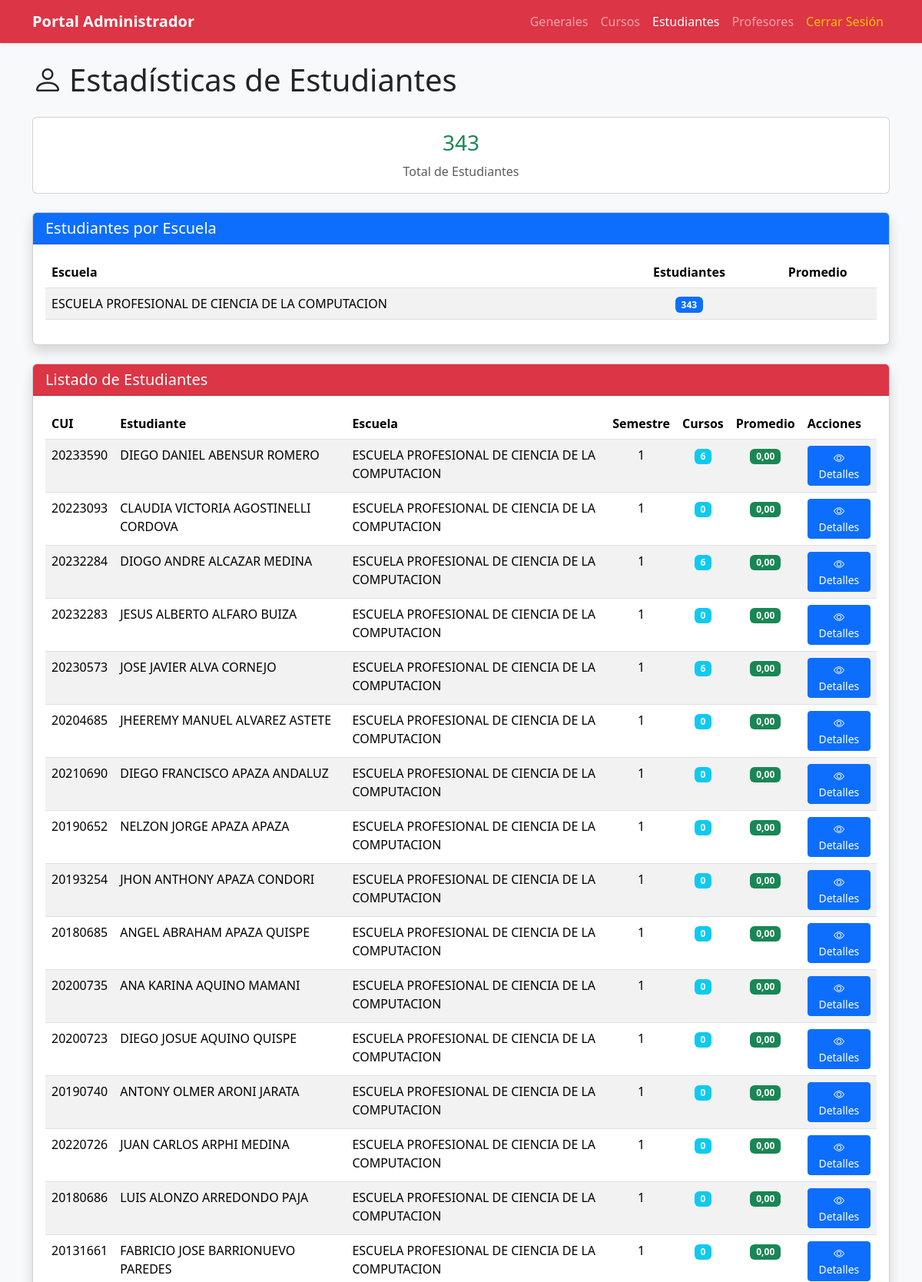
The app's page /administrador/estadisticas/estudiantes/ (signed in, upper part) with its own data.
### app/models/usuario/models.py (models this page shows, shortened)
class Escuela(models.Model):
    codigo = models.CharField(max_length=20, unique=True, primary_key=True)
    nombre = models.CharField(max_length=200)
    facultad = models.CharField(max_length=200, blank=True, null=True)
    descripcion = models.TextField(blank=True, null=True)
    is_active = models.BooleanField(default=True)
    class Meta:
        db_table = 'escuela'
        verbose_name = 'Escuela'
        verbose_name_plural = 'Escuelas'

class Estudiante(models.Model):
    usuario = models.OneToOneField(
        Usuario,
        on_delete=models.CASCADE,
        primary_key=True,
        related_name='estudiante'
    )
    escuela = models.ForeignKey(
        Escuela,
        on_delete=models.PROTECT,
        related_name='estudiantes'
    )
    codigo_estudiante = models.CharField(max_length=20, unique=True)
    fecha_ingreso = models.DateField()
    semestre_actual = models.IntegerField(default=1)
    creditos_aprobados = models.IntegerField(default=0)
    promedio_ponderado = models.DecimalField(
        max_digits=4,
        decimal_places=2,
        default=0.00
    )
    class Meta:
        db_table = 'estudiante'
        verbose_name = 'Estudiante'
        verbose_name_plural = 'Estudiantes'

class Usuario(AbstractBaseUser, PermissionsMixin):
    codigo = models.CharField(max_length=20, unique=True, primary_key=True)
    nombres = models.CharField(max_length=100)
    apellidos = models.CharField(max_length=100)
    email = models.EmailField(unique=True, validators=[EmailValidator()])
    telefono = models.CharField(max_length=20, blank=True, null=True)
    dni = models.CharField(
        max_length=8,
        unique=True,
        validators=[RegexValidator(regex=r'^\d{8}$', message='DNI debe tener 8 dígitos')]
    )
    tipo_usuario = models.ForeignKey(
        TipoUsuario,
        on_delete=models.PROTECT,
        related_name='usuarios'
    )
    estado_cuenta = models.ForeignKey(
        EstadoCuenta,
        on_delete=models.PROTECT,
        related_name='usuarios',
        default='ACTIVO'
    )
    permisos_usuario = models.ManyToManyField(
        Permiso,
        related_name='usuarios',
        blank=True
    )
    fecha_registro = models.DateTimeField(auto_now_add=True)
    fecha_actualizacion = models.DateTimeField(auto_now=True)
    ultimo_acceso = models.DateTimeField(null=True, blank=True)
    direccion_ip_ultimo_acceso = models.GenericIPAddressField(null=True, blank=True)
    is_active = models.BooleanField(default=True)
    is_staff = models.BooleanField(default=False)
    is_superuser = models.BooleanField(default=False)
    objects = UsuarioManager()
    USERNAME_FIELD = 'email'
    REQUIRED_FIELDS = ['codigo', 'nombres', 'apellidos', 'dni']
    class Meta:
        db_table = 'usuario'
        verbose_name = 'Usuario'
        verbose_name_plural = 'Usuarios'
        ordering = ['apellidos', 'nombres']
    @property
    def nombre_completo(self):
        return f"{self.nombres} {self.apellidos}"

### app/models/usuario/admin_views.py (the view)
# urls.py: path('administrador/estadisticas/estudiantes/', admin_views.estadisticas_estudiantes, name='estadisticas_estudiantes'),
@never_cache
@login_required
def estadisticas_estudiantes(request):
    if not hasattr(request.user, 'tipo_usuario'):
        messages.error(request, 'No tiene permisos para acceder a esta página.')
        return redirect('login')
    tipo = request.user.tipo_usuario.nombre
    if tipo != 'Administrador':
        messages.error(request, 'Solo administradores pueden ver estadísticas de estudiantes.')
        return redirect('login')
    from django.db.models import Avg, Count, Q
    from app.models.matricula.models import Matricula
    estudiantes = Estudiante.objects.select_related(
        'usuario', 'escuela'
    ).annotate(
        num_cursos=Count('matriculas', filter=Q(
            matriculas__periodo_academico='2025-B',
            matriculas__estado='MATRICULADO'
        ))
    ).order_by('escuela__nombre', 'usuario__apellidos')
    escuelas_stats = Escuela.objects.filter(is_active=True).annotate(
        num_estudiantes=Count('estudiantes'),
        promedio_escuela=Avg('estudiantes__promedio_ponderado')
    ).order_by('-num_estudiantes')
    context = {
        'usuario': request.user,
        'estudiantes': estudiantes,
        'total_estudiantes': estudiantes.count(),
        'escuelas_stats': escuelas_stats,
    }
    return render(request, 'admin/estadisticas_estudiantes.html', context)

### Templates/admin/estadisticas_estudiantes.html (shortened to what this page needs)
<!doctype html>
<html lang="es">
<head>
    <link href="https://cdn.jsdelivr.net/npm/bootstrap@5.3.2/dist/css/bootstrap.min.css" rel="stylesheet">
    <link rel="stylesheet" href="https://cdn.jsdelivr.net/npm/bootstrap-icons@1.11.1/font/bootstrap-icons.css">
</head>
<body class="bg-light">
    <nav class="navbar navbar-expand-lg navbar-dark bg-danger shadow-sm">
        <div class="container">
            <a class="navbar-brand fw-bold" href="{% url 'admin_dashboard' %}">Portal Administrador</a>
            <div class="collapse navbar-collapse">
                <ul class="navbar-nav ms-auto">
                    <li class="nav-item"><a class="nav-link" href="{% url 'estadisticas_generales' %}">Generales</a></li>
                    <li class="nav-item"><a class="nav-link" href="{% url 'estadisticas_cursos' %}">Cursos</a></li>
                    <li class="nav-item"><a class="nav-link active" href="{% url 'estadisticas_estudiantes' %}">Estudiantes</a></li>
                    <li class="nav-item"><a class="nav-link" href="{% url 'estadisticas_profesores' %}">Profesores</a></li>
                    <li class="nav-item"><a class="nav-link text-warning" href="{% url 'logout' %}">Cerrar Sesión</a></li>
                </ul>
            </div>
        </div>
    </nav>
    <main class="container mt-4 mb-5">
        <h1 class="mb-4"><i class="bi bi-person me-2"></i>Estadísticas de Estudiantes</h1>
        <div class="card mb-4">
            <div class="card-body text-center">
                <h3 class="text-success">{{ total_estudiantes }}</h3>
                <p class="text-muted mb-0">Total de Estudiantes</p>
            </div>
        </div>
        <div class="card mb-4 shadow">
            <div class="card-header bg-primary text-white">
                <h5 class="mb-0">Estudiantes por Escuela</h5>
            </div>
            <div class="card-body">
                <table class="table table-striped">
                    <thead>
                        <tr>
                            <th>Escuela</th>
                            <th class="text-center">Estudiantes</th>
                            <th class="text-center">Promedio</th>
                        </tr>
                    </thead>
                    <tbody>
                        {% for escuela in escuelas_stats %}
                        <tr>
                            <td>{{ escuela.nombre }}</td>
                            <td class="text-center">
                                <span class="badge bg-primary">{{ escuela.num_estudiantes }}</span>
                            </td>
                            <td class="text-center">
                            </td>
                        </tr>
                        {% empty %}
                        <tr>
                            <td colspan="3" class="text-center text-muted">No hay datos disponibles</td>
                        </tr>
                        {% endfor %}
                    </tbody>
                </table>
            </div>
        </div>
        <div class="card shadow">
            <div class="card-header bg-danger text-white">
                <h5 class="mb-0">Listado de Estudiantes</h5>
            </div>
            <div class="card-body">
                <table class="table table-striped table-hover">
                    <thead>
                        <tr>
                            <th>CUI</th>
                            <th>Estudiante</th>
                            <th>Escuela</th>
                            <th>Semestre</th>
                            <th>Cursos</th>
                            <th>Promedio</th>
                            <th>Acciones</th>
                        </tr>
                    </thead>
                    <tbody>
                        {% for estudiante in estudiantes %}
                        <tr>
                            <td>{{ estudiante.codigo_estudiante }}</td>
                            <td>{{ estudiante.usuario.nombre_completo }}</td>
                            <td>{{ estudiante.escuela.nombre }}</td>
                            <td class="text-center">{{ estudiante.semestre_actual }}</td>
                            <td class="text-center">
                                <span class="badge bg-info">{{ estudiante.num_cursos }}</span>
                            </td>
                            <td class="text-center">
                                <span class="badge bg-success">{{ estudiante.promedio_ponderado|floatformat:2 }}</span>
                            </td>
                            <td>
                                <a href="{% url 'estadisticas_estudiante_detalle' estudiante.codigo_estudiante %}" class="btn btn-sm btn-primary">
                                    <i class="bi bi-eye"></i> Detalles
                                </a>
                            </td>
                        </tr>
                        {% empty %}
                        <tr>
                            <td colspan="7" class="text-center text-muted">No hay estudiantes registrados</td>
                        </tr>
                        {% endfor %}
                    </tbody>
                </table>
            </div>
        </div>
    </main>
</body>
</html>

### records on screen
Escuela: nombre "ESCUELA PROFESIONAL DE CIENCIA DE LA COMPUTACION", num_estudiantes "343"
Estudiante: codigo_estudiante "20233590", usuario.nombre_completo "DIEGO DANIEL ABENSUR ROMERO", escuela.nombre "ESCUELA PROFESIONAL DE CIENCIA DE LA COMPUTACION", semestre_actual "1", num_cursos "6", promedio_ponderado "0,00"
Estudiante: codigo_estudiante "20223093", usuario.nombre_completo "CLAUDIA VICTORIA AGOSTINELLI CORDOVA", escuela.nombre "ESCUELA PROFESIONAL DE CIENCIA DE LA COMPUTACION", semestre_actual "1", num_cursos "0", promedio_ponderado "0,00"
Estudiante: codigo_estudiante "20232284", usuario.nombre_completo "DIOGO ANDRE ALCAZAR MEDINA", escuela.nombre "ESCUELA PROFESIONAL DE CIENCIA DE LA COMPUTACION", semestre_actual "1", num_cursos "6", promedio_ponderado "0,00"
Estudiante: codigo_estudiante "20232283", usuario.nombre_completo "JESUS ALBERTO ALFARO BUIZA", escuela.nombre "ESCUELA PROFESIONAL DE CIENCIA DE LA COMPUTACION", semestre_actual "1", num_cursos "0", promedio_ponderado "0,00"
Estudiante: codigo_estudiante "20230573", usuario.nombre_completo "JOSE JAVIER ALVA CORNEJO", escuela.nombre "ESCUELA PROFESIONAL DE CIENCIA DE LA COMPUTACION", semestre_actual "1", num_cursos "6", promedio_ponderado "0,00"
Estudiante: codigo_estudiante "20204685", usuario.nombre_completo "JHEEREMY MANUEL ALVAREZ ASTETE", escuela.nombre "ESCUELA PROFESIONAL DE CIENCIA DE LA COMPUTACION", semestre_actual "1", num_cursos "0", promedio_ponderado "0,00"
Estudiante: codigo_estudiante "20210690", usuario.nombre_completo "DIEGO FRANCISCO APAZA ANDALUZ", escuela.nombre "ESCUELA PROFESIONAL DE CIENCIA DE LA COMPUTACION", semestre_actual "1", num_cursos "0", promedio_ponderado "0,00"
Estudiante: codigo_estudiante "20190652", usuario.nombre_completo "NELZON JORGE APAZA APAZA", escuela.nombre "ESCUELA PROFESIONAL DE CIENCIA DE LA COMPUTACION", semestre_actual "1", num_cursos "0", promedio_ponderado "0,00"
Estudiante: codigo_estudiante "20193254", usuario.nombre_completo "JHON ANTHONY APAZA CONDORI", escuela.nombre "ESCUELA PROFESIONAL DE CIENCIA DE LA COMPUTACION", semestre_actual "1", num_cursos "0", promedio_ponderado "0,00"
Estudiante: codigo_estudiante "20180685", usuario.nombre_completo "ANGEL ABRAHAM APAZA QUISPE", escuela.nombre "ESCUELA PROFESIONAL DE CIENCIA DE LA COMPUTACION", semestre_actual "1", num_cursos "0", promedio_ponderado "0,00"
Estudiante: codigo_estudiante "20200735", usuario.nombre_completo "ANA KARINA AQUINO MAMANI", escuela.nombre "ESCUELA PROFESIONAL DE CIENCIA DE LA COMPUTACION", semestre_actual "1", num_cursos "0", promedio_ponderado "0,00"
Estudiante: codigo_estudiante "20200723", usuario.nombre_completo "DIEGO JOSUE AQUINO QUISPE", escuela.nombre "ESCUELA PROFESIONAL DE CIENCIA DE LA COMPUTACION", semestre_actual "1", num_cursos "0", promedio_ponderado "0,00"
Estudiante: codigo_estudiante "20190740", usuario.nombre_completo "ANTONY OLMER ARONI JARATA", escuela.nombre "ESCUELA PROFESIONAL DE CIENCIA DE LA COMPUTACION", semestre_actual "1", num_cursos "0", promedio_ponderado "0,00"
Estudiante: codigo_estudiante "20220726", usuario.nombre_completo "JUAN CARLOS ARPHI MEDINA", escuela.nombre "ESCUELA PROFESIONAL DE CIENCIA DE LA COMPUTACION", semestre_actual "1", num_cursos "0", promedio_ponderado "0,00"
Estudiante: codigo_estudiante "20180686", usuario.nombre_completo "LUIS ALONZO ARREDONDO PAJA", escuela.nombre "ESCUELA PROFESIONAL DE CIENCIA DE LA COMPUTACION", semestre_actual "1", num_cursos "0", promedio_ponderado "0,00"
Estudiante: codigo_estudiante "20131661", usuario.nombre_completo "FABRICIO JOSE BARRIONUEVO PAREDES", escuela.nombre "ESCUELA PROFESIONAL DE CIENCIA DE LA COMPUTACION", semestre_actual "1", num_cursos "0", promedio_ponderado "0,00"

### other values on screen
{{ total_estudiantes }} "343"
